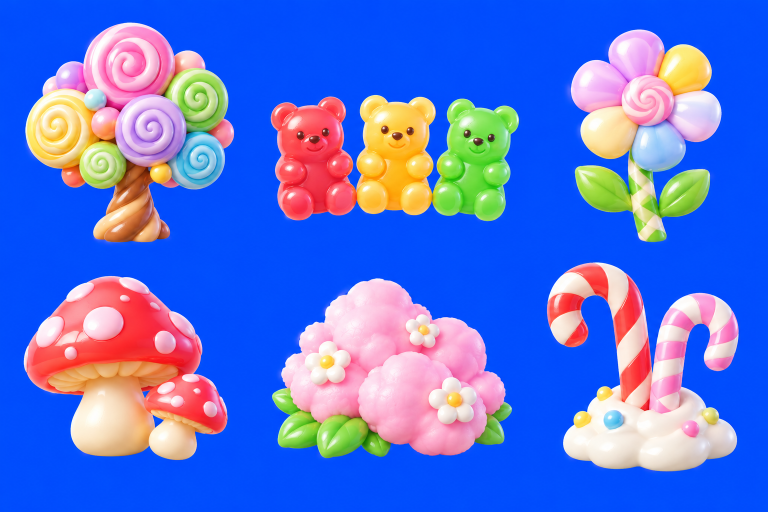
#> input picture art-src/new/C1.png, 1536 x 1024 px (shown at 1/2 size)
$ python -i chroma.py   (imports and definitions only)
#> lines starting #> are read from the running program, lines starting #| are printed output that depends on the picture
"""단색 바탕(초록 #00B140·파랑 #0047FF·마젠타 #FF00FF) 물건 모음 → 물건별 투명 WebP. 포토샵 수준 누끼 기준(CLAUDE.md)용.

사용법: python3 tools/matting/chroma.py F1 F2 ...   (art-src/new/<장>.png, 칸 순서는 art-src/request.json)
결과: tools/matting/out/<이름>.webp (게임 그림과 같은 높이) + tools/matting/out/qa_<장>.png 검수표

처리
1. 바탕색 K = 테두리 중앙값(장마다 실제 색을 잼). 픽셀마다 K와의 색 거리 d.
2. 확실한 안쪽(d 큼, 가장자리에서 3px 안쪽) / 확실한 바탕(d 작음, 바깥과 이어짐) / 그 사이 경계.
3. 경계 알파 = 가장 가까운 안쪽 색 F와 K 사이에서 이 픽셀이 어디쯤인지(언믹싱, 투영).
4. 색 정화: 경계 픽셀 색 = (C − (1−α)K)/α 를 안쪽 색 쪽으로 살짝 당김 → 바탕색 테두리 없음.
5. 바탕색 번짐 제거(despill): 초록 바탕이면 G를 max(R,B)+여유 이하로, 파랑이면 B, 마젠타면 R·B를 줄임(경계 근처만).
6. 물건 안 구멍: 바탕과 이어진 진짜 틈(튜브 가운데 등)은 투명, 안쪽 색이 바탕과 비슷해도 둘러싸인 곳은 불투명.
7. 칸 나누기: 덩어리 무게중심이 들어 있는 칸(줄×3칸)으로 물건을 모음 → 벌·더듬이 같은 떨어진 조각도 같은 물건.
"""
import os, sys, json
import numpy as np
from PIL import Image, ImageDraw, ImageFont
from scipy import ndimage

ROOT = os.path.dirname(os.path.dirname(os.path.dirname(os.path.abspath(__file__))))
OUT = os.path.join(ROOT, 'tools', 'matting', 'out')


def key_color(rgb):
    b = np.concatenate([rgb[:8].reshape(-1, 3), rgb[-8:].reshape(-1, 3), rgb[:, :8].reshape(-1, 3), rgb[:, -8:].reshape(-1, 3)])
    return np.median(b, 0)


# [15 lines left out: function despill, not called in this run]


def matte(rgb):
    C = rgb.astype(np.float32)
    K = key_color(C)
    d = np.sqrt(((C - K) ** 2).sum(2))
    # 바탕: 바깥과 이어진 '바탕에 아주 가까운' 곳
    near = d < 34
    lab, _ = ndimage.label(near)
    edge_ids = set(np.unique(np.concatenate([lab[0], lab[-1], lab[:, 0], lab[:, -1]]))) - {0}
    bg = np.isin(lab, list(edge_ids))
    # 둘러싸인 작은 바탕색 구멍도 바탕으로 (튜브 가운데처럼 크게 뚫린 곳) — 넓이 400px 이상만
    lab2, n2 = ndimage.label(near & ~bg)
    if n2:
        sz = ndimage.sum(np.ones_like(d), lab2, range(1, n2 + 1))
        bg |= np.isin(lab2, [i + 1 for i, v in enumerate(sz) if v >= 400])
    obj = ~bg
    obj = ndimage.binary_opening(obj, iterations=1)
    inner = ndimage.binary_erosion(obj, iterations=3) & (d > 70)
    band = obj & ~inner | (ndimage.binary_dilation(obj, iterations=2) & ~obj & ~(d < 12))
    # 가장 가까운 안쪽 색 F (5x5 평균)
    _, (iy, ix) = ndimage.distance_transform_edt(~inner, return_indices=True)
    F = C[iy, ix]
    FK = F - K
    den = (FK * FK).sum(2)
    a_un = np.clip(((C - K) * FK).sum(2) / np.maximum(den, 1e-3), 0, 1)
    # 안쪽 색이 바탕과 비슷한 경우(초록 바탕 위 초록 잎)는 거리 기반으로
    a_d = np.clip((d - 20) / 70, 0, 1)
    rel = np.clip((np.sqrt(den) - 50) / 60, 0, 1)
    a = np.where(inner, 1.0, np.where(band, rel * a_un + (1 - rel) * a_d, np.where(obj, 1.0, 0.0)))
    a[bg & ~band] = 0
    a = ndimage.gaussian_filter(a, 0.5)
    a[inner] = 1
    a[a < 0.04] = 0
    # 색 정화
    A = np.maximum(a, 1e-3)[..., None]
    Fun = np.clip((C - (1 - A) * K) / A, 0, 255)
    w = np.clip((a - 0.15) / 0.6, 0, 1)[..., None]
    col = np.where((a < 1)[..., None], w * Fun + (1 - w) * F, C)
    near_edge = ndimage.binary_dilation(~inner, iterations=3).astype(np.float32)
    col = despill(col, K, near_edge * 0.9)
    return np.dstack([np.clip(col, 0, 255), a * 255]).astype(np.uint8), K


# [97 lines left out: functions split_cells, game_height, qa_sheet, run, not called in this run]


# [2 lines not run here, left out]

>>> import cv2
>>> picture = cv2.imread('../../art-src/new/C1.png', cv2.IMREAD_GRAYSCALE)
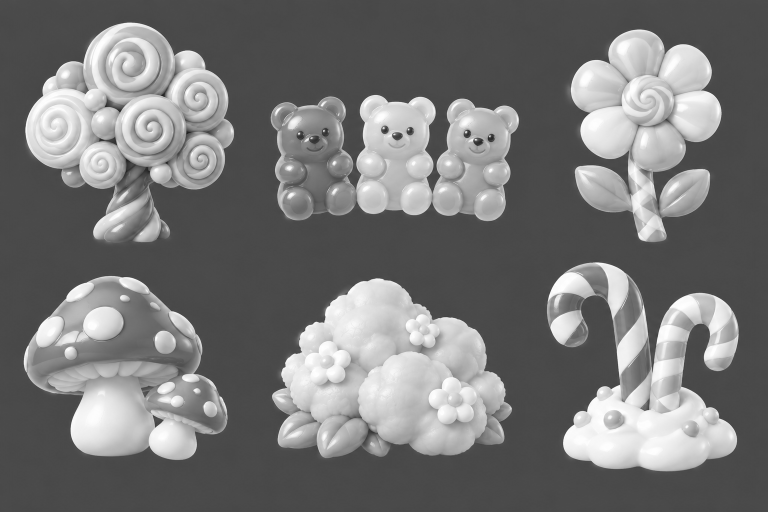
#> picture: shape (1024, 1536) (shown at 1/2 size); min 19, max 255, mean 117.9
>>> result = matte(picture)
#> (the run stopped early here; a loop or call above may not have finished)

$ run again, on art-src/new/C5.png
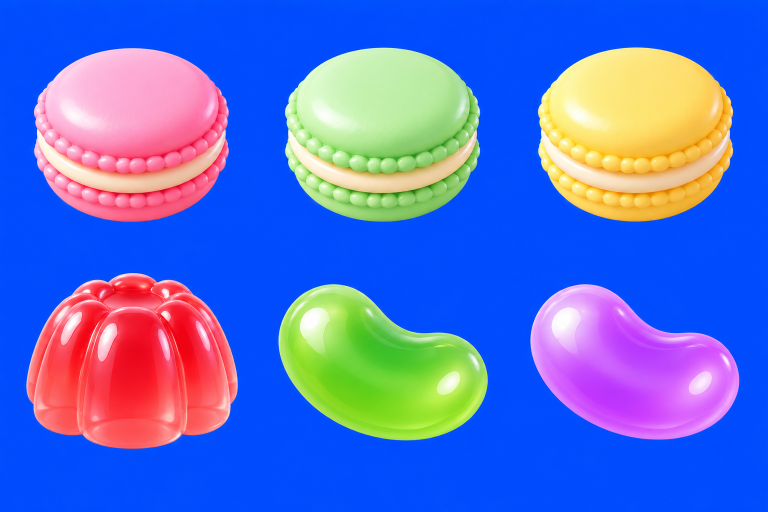
#> input picture art-src/new/C5.png, 1536 x 1024 px (shown at 1/2 size)
#> `picture = cv2.imread('../../art-src/new/C1.png', cv2.IMREAD_GRAYSCALE)`:
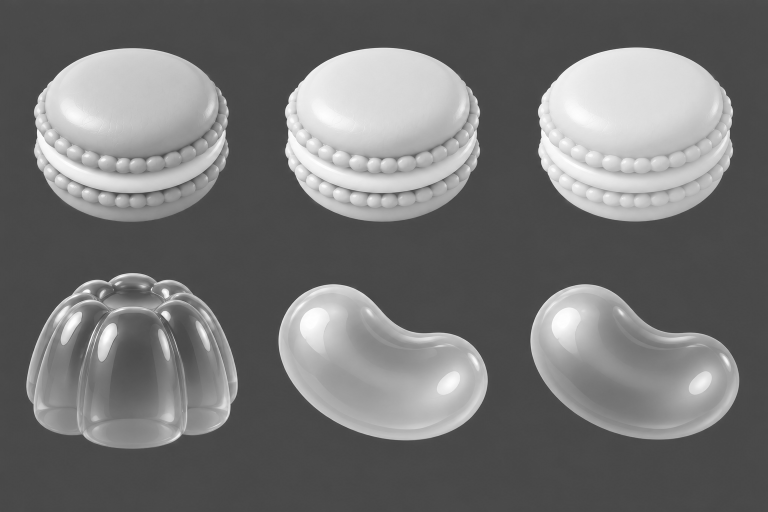
#> picture: shape (1024, 1536) (shown at 1/2 size); min 60, max 255, mean 114.8

$ run again, on art-src/new/C6.png
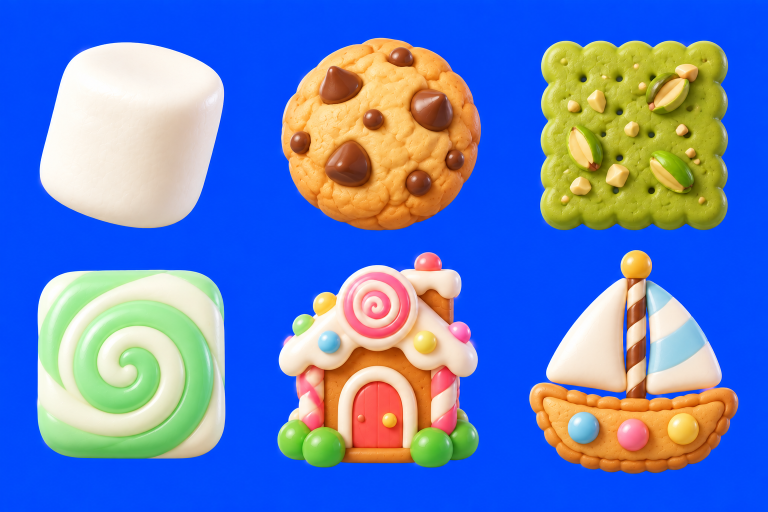
#> input picture art-src/new/C6.png, 1536 x 1024 px (shown at 1/2 size)
#> `picture = cv2.imread('../../art-src/new/C1.png', cv2.IMREAD_GRAYSCALE)`:
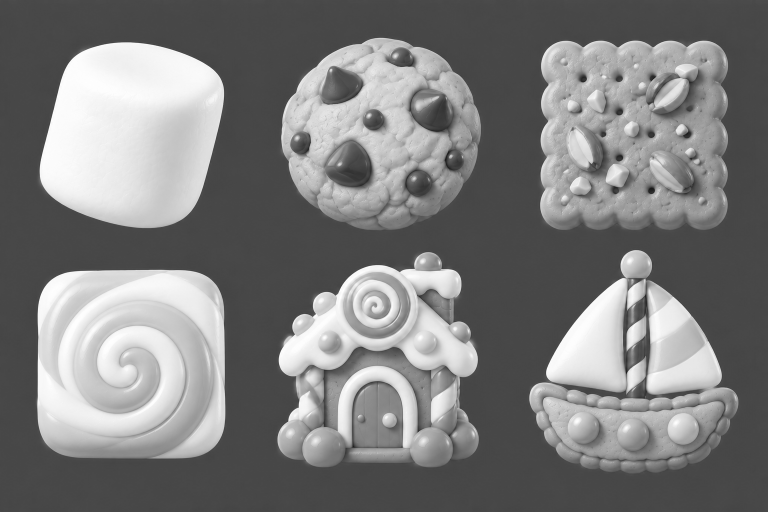
#> picture: shape (1024, 1536) (shown at 1/2 size); min 20, max 255, mean 124.9

$ run again, on art-src/new/C7.png
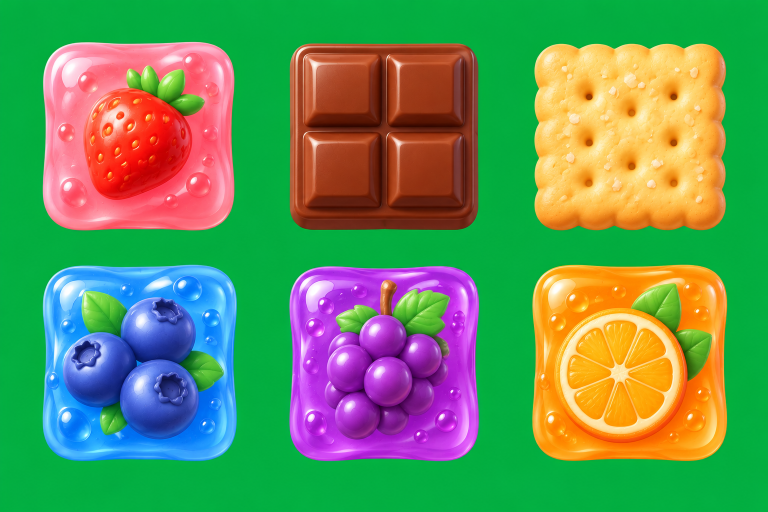
#> input picture art-src/new/C7.png, 1536 x 1024 px (shown at 1/2 size)
#> `picture = cv2.imread('../../art-src/new/C1.png', cv2.IMREAD_GRAYSCALE)`:
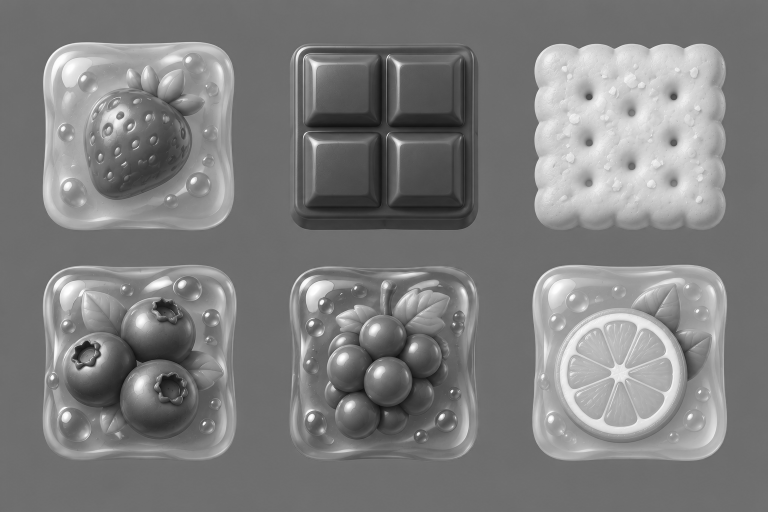
#> picture: shape (1024, 1536) (shown at 1/2 size); min 9, max 255, mean 125.8
